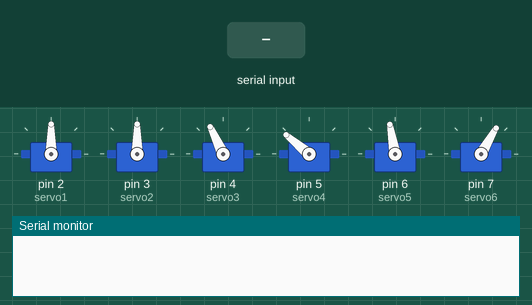
Bench run of a sketch on a simulated Arduino Uno, built with avr-gcc and run on an emulated ATmega328P. On the bench: 6 × servo, the last lines printed to the serial monitor. Inputs (shaded band) come from the test bench.

Above: at 1.2 s.
1.3 s: "s2" received over the second serial link
At 4.1 s:
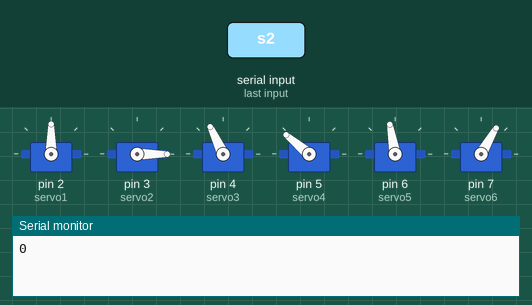
4.3 s: "s590\n" received over the second serial link
At 4.9 s:
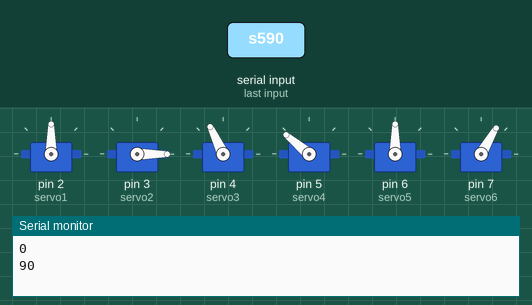
5.9 s: "s1" received over the second serial link
At 8.5 s:
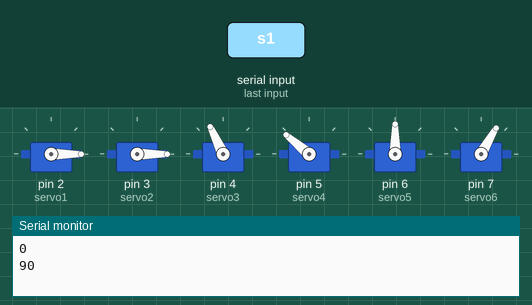
8.9 s: "s3" received over the second serial link
At 11.7 s:
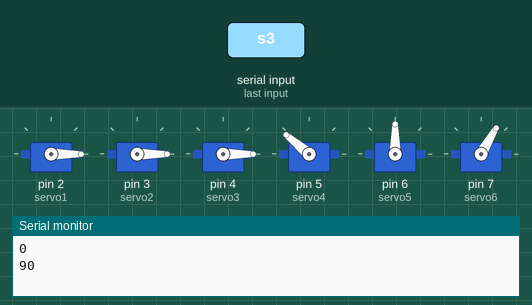
11.9 s: "s4" received over the second serial link
At 12.38 s:
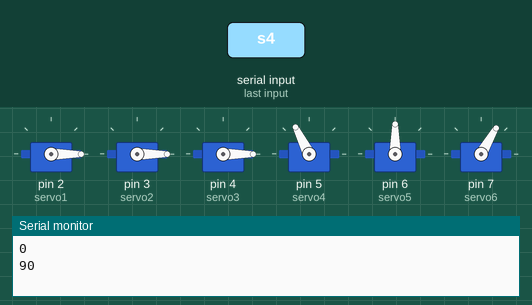
14.9 s: "s5" received over the second serial link
At 16.6 s:
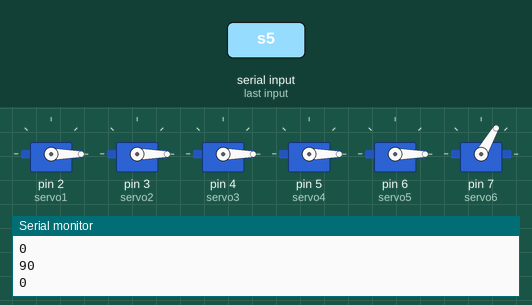
Timing chart, 0 to 18.1 s (numbered marks = the images above; inputs shaded):
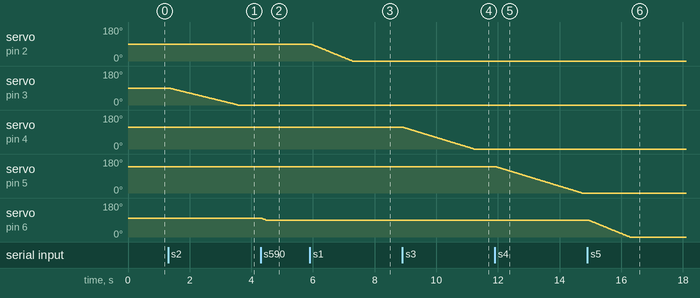

Measured:
- after the input at 1.3 s, servo on pin 3 (servo2): moves from 90° to 0° over 2.2 s, starting at once
- after the input at 4.3 s, servo on pin 6 (servo5): 100° → 90° at once
- after the input at 5.9 s, servo on pin 2 (servo1): moves from 90° to 0° over 1.3 s, starting at once
- after the input at 8.9 s, servo on pin 4 (servo3): moves from 115° to 0° over 2.3 s, starting at once
- after the input at 11.9 s, servo on pin 5 (servo4): moves from 140° to 0° over 2.8 s, starting at once
- after the input at 14.9 s, servo on pin 6 (servo5): moves from 90° to 0° over 1.3 s, starting at once

The sketch:

Brazo_Arduino.ino
```cpp
#include <Servo.h>
#include <SoftwareSerial.h>
SoftwareSerial BT(10, 11);

Servo servo1;
Servo servo2;
Servo servo3;
Servo servo4;
Servo servo5;
Servo servo6;

int s1Vel = 15;
int s2Vel = 25;
int s3Vel = 20;
int s4Vel = 20;
int s5Vel = 15;
int s6Vel = 15;

int s1Act,s2Act,s3Act,s4Act,s5Act,s6Act;
int s1Ant,s2Ant,s3Ant,s4Ant,s5Ant,s6Ant;

String men,menS;


void setup(){
  Serial.begin(115200);
  BT.begin(9600);
  BT.setTimeout(10);
  servo1.attach(2,510,1200);
  servo2.attach(3,650,1400);
  servo3.attach(4,650,1400);
  servo4.attach(5,650,1400);
  servo5.attach(6,800,1290);
  servo6.attach(7,400,1290);

  s1Ant=90;
  s2Ant=90;
  s3Ant=115;
  s4Ant=140;
  s5Ant=100;
  s6Ant=60;

  servo1.write(s1Ant);
  servo2.write(s2Ant);
  servo3.write(s3Ant);
  servo4.write(s4Ant);
  servo5.write(s5Ant);
  servo6.write(s6Ant);

  delay(50);
}

void loop() {

     if(BT.available()>0){

        men = BT.readString();

        if(men.startsWith("s1")){
           menS = men.substring(2,men.length());
           s1Act = menS.toInt();

           if(s1Ant > s1Act){
              for(int j=s1Ant; j>=s1Act; j--){
                  servo1.write(j);
                  delay(s1Vel);}}
           else{
              for(int j=s1Ant; j<=s1Act; j++){
                  servo1.write(j);
                  delay(s1Vel);}}

          s1Ant = s1Act;}

        if(men.startsWith("s2")){
           menS = men.substring(2,men.length());
           s2Act = menS.toInt();
           Serial.println(s2Act);
           if(s2Ant > s2Act){
              for(int j=s2Ant; j>=s2Act; j--){
                  servo2.write(j);
                  delay(s2Vel);}}
           else{
              for(int j=s2Ant; j<=s2Act; j++){
                  servo2.write(j);
                  delay(s2Vel);}}

          s2Ant = s2Act;}

        if(men.startsWith("s3")){
           menS = men.substring(2,men.length());
           s3Act = menS.toInt();

           if(s3Ant > s3Act){
              for(int j=s3Ant; j>=s3Act; j--){
                  servo3.write(j);
                  delay(s3Vel);}}
           else{
              for(int j=s3Ant; j<=s3Act; j++){
                  servo3.write(j);
                  delay(s3Vel);}}

          s3Ant = s3Act;}

        if(men.startsWith("s4")){
           menS = men.substring(2,men.length());
           s4Act = menS.toInt();

           if(s4Ant > s4Act){
              for(int j=s4Ant; j>=s4Act; j--){
                  servo4.write(j);
                  delay(s4Vel);}}
           else{
              for(int j=s4Ant; j<=s4Act; j++){
                  servo4.write(j);
                  delay(s4Vel);}}

          s4Ant = s4Act;}

        if(men.startsWith("s5")){
           menS = men.substring(2,men.length());
           s5Act = menS.toInt();
           Serial.println(s5Act);
           if(s5Ant > s5Act){
              for(int j=s5Ant; j>=s5Act; j--){
                  servo5.write(j);
                  delay(s5Vel);}}
           else{
              for(int j=s5Ant; j<=s5Act; j++){
                  servo5.write(j);
                  delay(s5Vel);}}

          s5Ant = s5Act;}

        if(men.startsWith("s6")){
           menS = men.substring(2,men.length());
           s6Act = menS.toInt();

           if(s6Ant > s6Act){
              for(int j=s6Ant; j>=s6Act; j--){
                  servo6.write(j);
                  delay(s6Vel);}}
           else{
              for(int j=s6Ant; j<=s6Act; j++){
                  servo6.write(j);
                  delay(s6Vel);}}

          s6Ant = s6Act;}
     }
}
```
